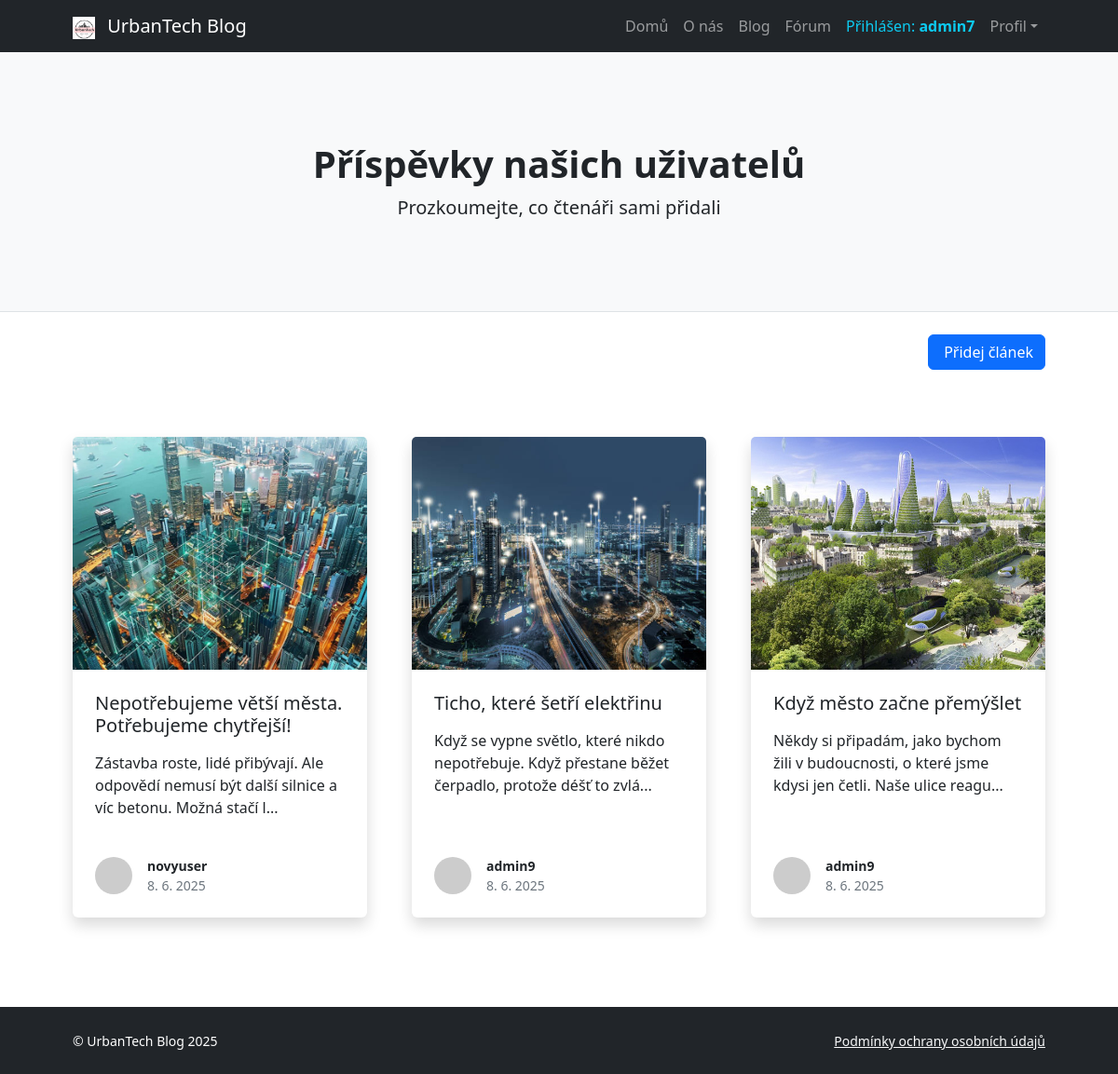
Screenshot of /Views/post/user_post.php (signed in) with the database file from the repository.
### tables this page shows
CREATE TABLE `user_posts` (
  `id` int(11) NOT NULL,
  `user_id` int(11) NOT NULL,
  `title` varchar(255) NOT NULL,
  `content` text NOT NULL,
  `image_path` varchar(255) DEFAULT NULL,
  `created_at` datetime DEFAULT current_timestamp()
);

CREATE TABLE `blog_users` (
  `id` int(11) NOT NULL,
  `username` varchar(100) NOT NULL,
  `first_name` varchar(100) DEFAULT NULL,
  `last_name` varchar(100) DEFAULT NULL,
  `email` varchar(255) NOT NULL,
  `password` varchar(255) NOT NULL,
  `role` enum('user','admin') DEFAULT 'user',
  `created_at` timestamp NOT NULL DEFAULT current_timestamp()
);

### Views/post/user_post.php (the view, shortened to what this page needs)
<?php
try {
    $pdo = (new Database())->getConnection();
    $stmt = $pdo->query("SELECT p.id, p.title, p.content, p.image_path, p.created_at, p.user_id, u.username
                     FROM user_posts p
                     JOIN blog_users u ON p.user_id = u.id
                     ORDER BY p.created_at DESC");
    $posts = $stmt->fetchAll(PDO::FETCH_ASSOC);
} catch (PDOException $e) {
    die("Chyba databáze: " . $e->getMessage());
}
?>
<!DOCTYPE html>
<html lang="cs">
<head>
    <link href="https://cdn.jsdelivr.net/npm/bootstrap@5.3.0/dist/css/bootstrap.min.css" rel="stylesheet">
    <link rel="stylesheet" href="../../css/styles.css">
</head>
<body class="d-flex flex-column">
    <main class="flex-shrink-0">
        <?php include 'navbar.php'; ?>
        <header class="py-5 bg-light border-bottom mb-4">
            <div class="container px-5">
                <div class="text-center my-5">
                    <h1 class="fw-bolder">Příspěvky našich uživatelů</h1>
                    <p class="lead mb-0">Prozkoumejte, co čtenáři sami přidali</p>
                </div>
            </div>
        </header>
        <?php if (isset($_SESSION['user_id'])): ?>
            <div class="container px-5 mb-4 text-end">
                <a href="create_user_post.php" class="btn btn-primary">
                    <i class="bi bi-plus-circle me-1"></i> Přidej článek
                </a>
            </div>
        <?php endif; ?>
        <section class="py-5">
            <div class="container px-5">
                <div class="row gx-5">
                    <?php foreach ($posts as $post): ?>
                        <div class="col-lg-4 mb-5">
                            <div class="card h-100 shadow border-0">
                                <?php if (!empty($post['image_path'])): ?>
                                    <img class="card-img-top" src="../../uploads/<?= htmlspecialchars($post['image_path']) ?>" alt="Obrázek příspěvku"
                                        style="height: 250px; width: 100%; object-fit: cover;">
                                <?php endif; ?>
                                <div class="card-body p-4">
                                    <h5 class="card-title mb-3">
                                        <a class="text-decoration-none link-dark" href="user_post_detail.php?id=<?= $post['id'] ?>">
                                            <?= htmlspecialchars($post['title']) ?>
                                        </a>
                                    </h5>
                                    <p class="card-text mb-3"><?= htmlspecialchars(mb_strimwidth($post['content'], 0, 100, '...')) ?></p>
                                </div>
                                <div class="card-footer p-4 pt-0 bg-transparent border-top-0">
                                    <div class="d-flex align-items-end justify-content-between">
                                        <div class="d-flex align-items-center">
                                            <img class="rounded-circle me-3" src="https://dummyimage.com/40x40/ced4da/6c757d" alt="avatar" />
                                            <div class="small">
                                                <div class="fw-bold"><?= htmlspecialchars($post['username']) ?></div>
                                                <div class="text-muted"><?= date('j. n. Y', strtotime($post['created_at'])) ?></div>
                                            </div>
                                        </div>
                                    </div>
                                </div>
                            </div>
                        </div>
                    <?php endforeach; ?>
                </div>
            </div>
        </section>
    </main>
    <?php include 'footer.php'; ?>
</body>
</html>

### rows the page displays
user_posts: image_path (picture), title "Nepotřebujeme větší města. Potřebujeme chytřejší!", content "Zástavba roste, lidé přibývají. Ale odpovědí nemusí být další silnice a víc betonu. Možná stačí l...", user.username "novyuser", created_at "8. 6. 2025"
user_posts: image_path (picture), title "Ticho, které šetří elektřinu", content "Když se vypne světlo, které nikdo nepotřebuje. Když přestane běžet čerpadlo, protože déšť to zvlá...", user.username "admin9", created_at "8. 6. 2025"
user_posts: image_path (picture), title "Když město začne přemýšlet", content "Někdy si připadám, jako bychom žili v budoucnosti, o které jsme kdysi jen četli. Naše ulice reagu...", user.username "admin9", created_at "8. 6. 2025"

### other values shown
$_SESSION['username'] "admin7"
